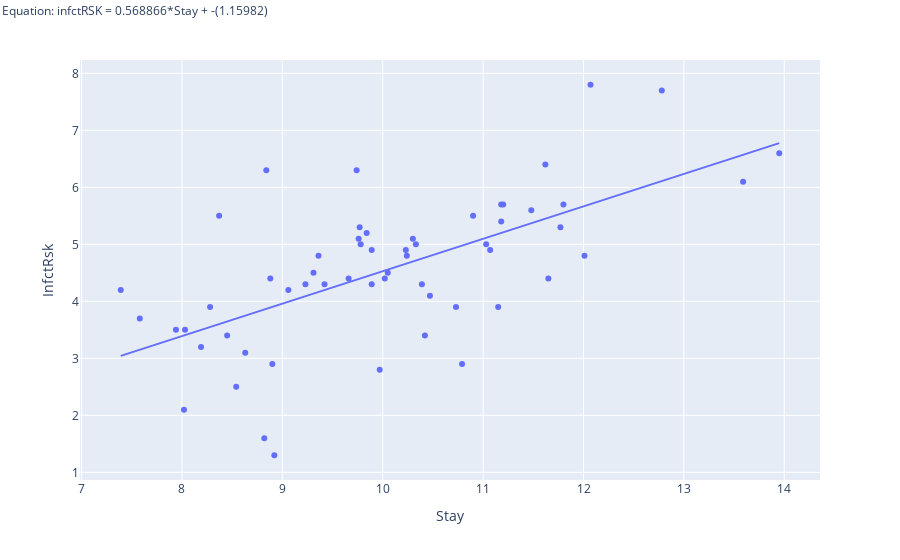

The notebook cell saved with this chart:
### Code cell
fig = px.scatter(data,x=x, y=y, trendline='ols')
slope = fig.data[1]['y'][0]
intercept = fig.data[1]['y'][1]

# Add a text annotation with the equation of the line
fig.add_annotation(
    text=f'Equation: infctRSK = 0.568866*Stay + -(1.15982)',
    x=x,  # Adjust the x-coordinate for text placement
    y=y,  # Adjust the y-coordinate for text placement
    showarrow=False,
    font=dict(size=12),
)

# Show the figure
fig.show()

### Figure 1 — Plotly figure (JSON) as saved in the notebook; plotly's stock layout.template omitted (floating-point values rounded to 4 significant figures)
{"data": [{"hovertemplate": "Stay=%{x}<br>InfctRsk=%{y}<extra></extra>", "legendgroup": "", "marker": {"color": "#636efa", "symbol": "circle"}, "mode": "markers", "name": "", "orientation": "v", "showlegend": false, "type": "scatter", "x": [11.2, 8.84, 11.07, 12.78, 11.62, 9.78, 9.31, 8.19, 11.65, 11.03, 11.77, 13.59, 10.33, 11.48, 8.63, 11.15, 10.42, 9.42, 8.03, 10.05, 8.9, 9.36, 8.54, 12.01, 9.89, 13.95, 8.82, 9.76, 11.18, 7.58, 9.06, 10.24, 8.28, 9.89, 9.84, 9.74, 9.97, 10.47, 8.37, 10.9, 9.23, 12.07, 10.73, 11.18, 9.66, 10.02, 7.39, 8.45, 10.23, 8.88, 10.3, 10.79, 7.94, 10.39, 8.92, 9.77, 8.02, 11.8], "xaxis": "x", "y": [5.7, 6.3, 4.9, 7.7, 6.4, 5, 4.5, 3.2, 4.4, 5, 5.3, 6.1, 5, 5.6, 3.1, 3.9, 3.4, 4.3, 3.5, 4.5, 2.9, 4.8, 2.5, 4.8, 4.3, 6.6, 1.6, 5.1, 5.4, 3.7, 4.2, 4.8, 3.9, 4.9, 5.2, 6.3, 2.8, 4.1, 5.5, 5.5, 4.3, 7.8, 3.9, 5.7, 4.4, 4.4, 4.2, 3.4, 4.9, 4.4, 5.1, 2.9, 3.5, 4.3, 1.3, 5.3, 2.1, 5.7], "yaxis": "y"}, {"hovertemplate": "<b>OLS trendline</b><br>InfctRsk = 0.568866 * Stay + -1.15982<br>R<sup>2</sup>=0.394572<br><br>Stay=%{x}<br>InfctRsk=%{y} <b>(trend)</b><extra></extra>", "legendgroup": "", "marker": {"color": "#636efa", "symbol": "circle"}, "mode": "lines", "name": "", "showlegend": false, "type": "scatter", "x": [7.39, 7.58, 7.94, 8.02, 8.03, 8.19, 8.28, 8.37, 8.45, 8.54, 8.63, 8.82, 8.84, 8.88, 8.9, 8.92, 9.06, 9.23, 9.31, 9.36, 9.42, 9.66, 9.74, 9.76, 9.77, 9.78, 9.84, 9.89, 9.89, 9.97, 10.02, 10.05, 10.23, 10.24, 10.3, 10.33, 10.39, 10.42, 10.47, 10.73, 10.79, 10.9, 11.03, 11.07, 11.15, 11.18, 11.18, 11.2, 11.48, 11.62, 11.65, 11.77, 11.8, 12.01, 12.07, 12.78, 13.59, 13.95], "xaxis": "x", "y": [3.044, 3.152, 3.357, 3.402, 3.408, 3.499, 3.55, 3.602, 3.647, 3.698, 3.749, 3.858, 3.869, 3.892, 3.903, 3.914, 3.994, 4.091, 4.136, 4.165, 4.199, 4.335, 4.381, 4.392, 4.398, 4.404, 4.438, 4.466, 4.466, 4.512, 4.54, 4.557, 4.66, 4.665, 4.7, 4.717, 4.751, 4.768, 4.796, 4.944, 4.978, 5.041, 5.115, 5.138, 5.183, 5.2, 5.2, 5.211, 5.371, 5.45, 5.467, 5.536, 5.553, 5.672, 5.706, 6.11, 6.571, 6.776], "yaxis": "y"}], "layout": {"annotations": [{"font": {"size": 12}, "showarrow": false, "text": "Equation: infctRSK = 0.568866*Stay + -(1.15982)", "x": [11.2, 8.84, 11.07, 12.78, 11.62, 9.78, 9.31, 8.19, 11.65, 11.03, 11.77, 13.59, 10.33, 11.48, 8.63, 11.15, 10.42, 9.42, 8.03, 10.05, 8.9, 9.36, 8.54, 12.01, 9.89, 13.95, 8.82, 9.76, 11.18, 7.58, 9.06, 10.24, 8.28, 9.89, 9.84, 9.74, 9.97, 10.47, 8.37, 10.9, 9.23, 12.07, 10.73, 11.18, 9.66, 10.02, 7.39, 8.45, 10.23, 8.88, 10.3, 10.79, 7.94, 10.39, 8.92, 9.77, 8.02, 11.8], "y": [5.7, 6.3, 4.9, 7.7, 6.4, 5, 4.5, 3.2, 4.4, 5, 5.3, 6.1, 5, 5.6, 3.1, 3.9, 3.4, 4.3, 3.5, 4.5, 2.9, 4.8, 2.5, 4.8, 4.3, 6.6, 1.6, 5.1, 5.4, 3.7, 4.2, 4.8, 3.9, 4.9, 5.2, 6.3, 2.8, 4.1, 5.5, 5.5, 4.3, 7.8, 3.9, 5.7, 4.4, 4.4, 4.2, 3.4, 4.9, 4.4, 5.1, 2.9, 3.5, 4.3, 1.3, 5.3, 2.1, 5.7]}], "legend": {"tracegroupgap": 0}, "margin": {"t": 60}, "xaxis": {"anchor": "y", "domain": [0, 1], "title": {"text": "Stay"}}, "yaxis": {"anchor": "x", "domain": [0, 1], "title": {"text": "InfctRsk"}}}}
